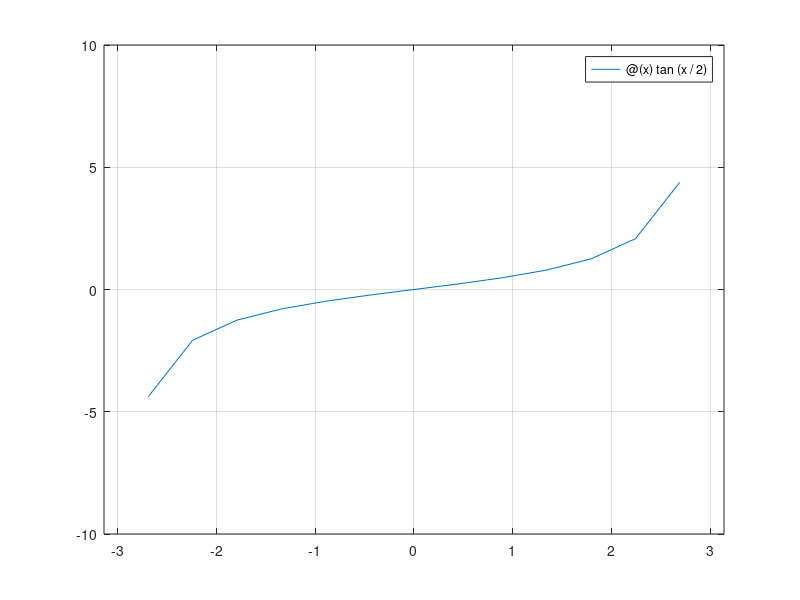

The MATLAB source for this figure:
% ©2021 HP.
clc;
clear;
clf;

%fplot(@(x) tan(x/2), [-pi pi -10 10]);

fplot(@(x) tan(x/2), [-pi pi -10 10]) ;

%x =linspace(-10, 10,1000)
%y = tan(x/2)
%plot(x,y)
%xlim([-pi pi])
%ylim([-10 10])

grid on